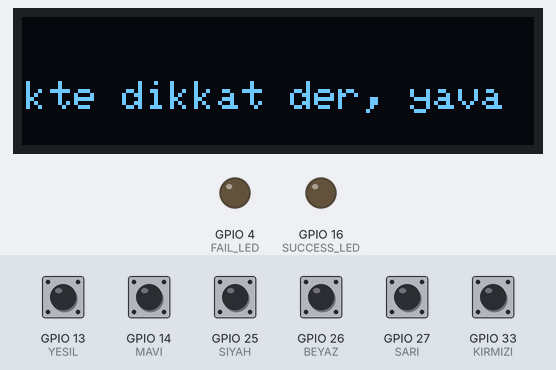
The program below on a simulated ESP32. Shown: 128×32 one-colour display, output pins drawn as LEDs (lit = HIGH). Inputs (shaded band) come from the test bench; at power-on: GPIO 13 (YESIL), GPIO 14 (MAVI), GPIO 25 (SIYAH), GPIO 26 (BEYAZ), GPIO 27 (SARI), GPIO 33 (KIRMIZI) HIGH. Random numbers use the default seed unless the program sets one. At 5.0 s the program stops and its outputs stay as they are.

Above: at 1.8 s.
1.9 s: GPIO 13 (YESIL) pulled LOW for 0.15 s
At 3.0 s:
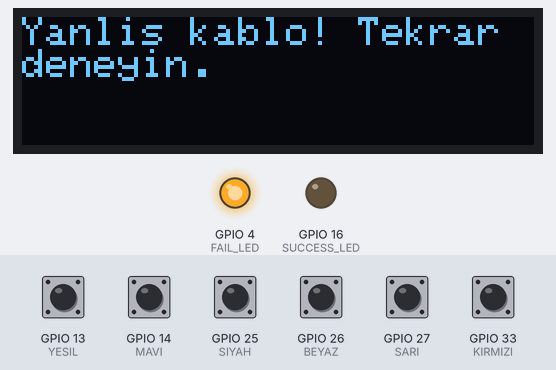
At 4.97 s:
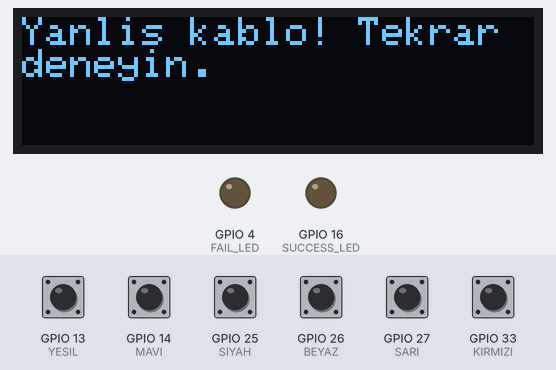
5.0 s: GPIO 27 (SARI) pulled LOW for 0.15 s
At 5.5 s:
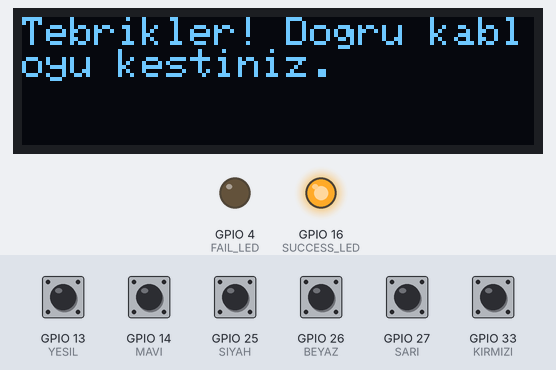
Timing chart, 0 to 6.5 s (numbered marks = the images above; inputs shaded):
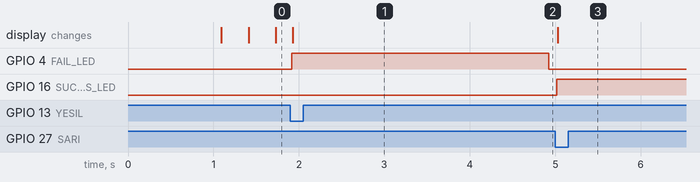

Measured:
- after the input at 1.9 s, GPIO 4 (FAIL_LED): LOW → HIGH at once, → LOW 3.0 s later
- after the input at 5.0 s, GPIO 16 (SUCCESS_LED): LOW → HIGH at once

The program:

main.cpp
```cpp
#include <Wire.h>
#include <Adafruit_GFX.h>
#include <Adafruit_SSD1306.h>

#define SCREEN_WIDTH 128
#define SCREEN_HEIGHT 32
#define SDA_PIN 21
#define SCL_PIN 22

Adafruit_SSD1306 display(SCREEN_WIDTH, SCREEN_HEIGHT, &Wire, -1);

#define MAX_CHARS_PER_LINE (SCREEN_WIDTH / 6)

// Giriş pinleri
#define KIRMIZI 33
#define SIYAH 25
#define BEYAZ 26
#define SARI 27
#define MAVI 14
#define YESIL 13

// Çıkış pinleri (LED'ler)
#define SUCCESS_LED 16
#define FAIL_LED 4

// Bilmece ve cevap
struct Bilmece {
  const char* soru;
  int dogruPin;
};

// Bilmece kategorileri
Bilmece siyah_bilmeceler[] = {
  {"Gecenin ortusu, her seyi gizler, Gozlerimizi kapattigimizda onunla bulusuruz. Bu karanlik nedir?", SIYAH},
  {"Gun isiginin kayboldugu yerde, Sessizlik hukum surer, yildizlar parlar. Hangi renkli ortu geceyi kaplar?", SIYAH},
  {"Guvercinlerin kanatlarinda, Bir damla gokyuzu karanligi tasiyan. Bu koyu renkteki kus nedir?", SIYAH},
  {"Yaz gecelerinde kamp atesi sonduruldugunde, Gozlerimizi acsak da goremeyiz. Bu koyu renkteki perde nedir?", SIYAH},
  {"Murekkep gibi yogun, gece kadar sessiz, Gozlerimizi kapatiriz ve icine dalariz. Bu renk nedir?", SIYAH}
};

Bilmece kirmizi_bilmeceler[] = {
  {"Icinde sicaklik barindirir, yanardag gibi alevlenir, Kalplerin en derin hislerinde bulunur. Bu tutkulu renk nedir?", KIRMIZI},
  {"Gullerin tac yapraklarinda, Aski ve savasi anlatan. Hangi canli renk?", KIRMIZI},
  {"Ilkbaharin habercisi degil, sonbaharin getirdigi degil, Trafikte dur diyen, yanginin uyardigi. Bu belirgin renk nedir?", KIRMIZI},
  {"Parlak bir elma, tatli bir isirik, Hem meyvede hem kalpte bulunur. Hangi cazip renk?", KIRMIZI},
  {"Kanin icinde dolasir, yasami tasir, Hem tehlikenin hem tutkunun simgesi. Bu guclu renk nedir?", KIRMIZI}
};

Bilmece sari_bilmeceler[] = {
  {"Gokyuzunde parlar, isi ve isik verir, Dunya onunla aydinlanir. Bu parlak renk nedir?", SARI},
  {"Altin gibi parlak, yazin habercisi, Her sabah dogar, her aksam batar. Bu sicak renk nedir?", SARI},
  {"Sonbahar yapraklarinin rengi, Goz alici ve parlak. Hangi sicak renk?", SARI},
  {"Civcivlerin tuyleri, balin tatli ozu, Doganin neseli tonu. Hangi parlak renk?", SARI},
  {"Trafikte dikkat der, yavasla der, Kirmizi ile yesilin arasinda. Bu ikaz rengi nedir?", SARI}
};

Bilmece yesil_bilmeceler[] = {
  {"Ormanlarin derinlerinde, yapraklarin ustunde, Huzurun ve tazeliğin rengi. Bu dogal renk nedir?", YESIL},
  {"Ilkbaharin baslangicinda, cimenlerin renginde, Doganin canlanisini temsil eder. Hangi canli renk?", YESIL},
  {"Trafikte ilerle der, yol acar, Hareket ve ozgurluk sembolu. Bu yonlendirici renk nedir?", YESIL},
  {"Nane yapraklarinin kokusu, zeytin agaclarinin rengi, Hem mutfakta hem dogada bulunur. Bu aromatik renk nedir?", YESIL},
  {"Denizlerin altindaki yosunlar, baharin ilk filizleri, Hem serinletir hem rahatlatir. Hangi taze renk?", YESIL}
};

Bilmece mavi_bilmeceler[] = {
  {"Gozlerimizi yukari cevirdigimizde, Sonsuzluk hissi verir, bulutsuz gunlerde. Bu sakin renk nedir?", MAVI},
  {"Denizlerin ve okyanuslarin derinliklerinde, Goz alici ve serinletici. Bu huzurlu renk nedir?", MAVI},
  {"Gecenin ardindan gelen sabah, Gokyuzunde beliren huzur. Bu dingin renk nedir?", MAVI},
  {"Barisin ve sadakatin simgesi, Hem bayraklarda hem denizlerde gorulur. Hangi renk anlatilir burada?", MAVI},
  {"Aksamustu gunes batarken, Gokyuzunde beliren serinlik. Hangi sakin renk?", MAVI}
};

Bilmece beyaz_bilmeceler[] = {
  {"Kar taneleri gibi saf ve temiz, Her yeri kaplar, soguk kis gunlerinde. Bu saf renk nedir?", BEYAZ},
  {"Gelinliklerdeki masumiyet, Isigin birlesimiyle olusur. Bu zarif renk nedir?", BEYAZ},
  {"Pamuk tarlalarinda, bulutlarin arasinda, Huzur ve sukunet verir. Bu saf renk nedir?", BEYAZ},
  {"Gokkusaginin tum renkleri birlesince, Ortaya cikar, her seyin baslangici gibi. Bu aydinlik renk nedir?", BEYAZ},
  {"Kisin toprağı orter, safligin simgesi, Hem kagitta hem karda bulunur. Bu sade renk nedir?", BEYAZ}
};

Bilmece* bilmece_kategorileri[] = {siyah_bilmeceler, kirmizi_bilmeceler, sari_bilmeceler, yesil_bilmeceler, mavi_bilmeceler, beyaz_bilmeceler};
int bilmece_sayilari[] = {5, 5, 5, 5, 5, 5};

Bilmece secilenBilmece;
String secilenBilmeceMetin;

unsigned long lastScrollTime = 0;
const unsigned long scrollInterval = 4; // 10 saniye

void checkAnswer(int pin) {
  if (pin == secilenBilmece.dogruPin) {
    digitalWrite(SUCCESS_LED, HIGH);
    digitalWrite(FAIL_LED, LOW);
    display.clearDisplay();
    display.setCursor(0, 0);
    display.print("Tebrikler! Dogru kabloyu kestiniz.");
    display.display();
    for (;;);
  } else {
    digitalWrite(SUCCESS_LED, LOW);
    digitalWrite(FAIL_LED, HIGH);
    display.clearDisplay();
    display.setCursor(0, 0);
    display.print("Yanlis kablo! Tekrar deneyin.");
    display.display();
  }
  delay(3000);
  digitalWrite(SUCCESS_LED, LOW);
  digitalWrite(FAIL_LED, LOW);
}

void print_display(const char *str, int offset) {
  display.clearDisplay();
  display.setCursor(offset, 16);

  int len = strlen(str);
  if (len > MAX_CHARS_PER_LINE) {
    char buffer[MAX_CHARS_PER_LINE + 1];
    strncpy(buffer, str, MAX_CHARS_PER_LINE);
    buffer[MAX_CHARS_PER_LINE] = '\0';
    display.print(buffer);
  } else {
    display.print(str);
  }

  display.display();
}

void scroll_text(const char *str, int y, int delay_ms) {
  int textWidth = strlen(str) * 6;
  int scrollWidth = textWidth - SCREEN_WIDTH;

  char startBuffer[MAX_CHARS_PER_LINE + 1];
  strncpy(startBuffer, str, MAX_CHARS_PER_LINE);
  startBuffer[MAX_CHARS_PER_LINE] = '\0';
  print_display(startBuffer, 0);
  delay(1000);

  for (int offset = 0; offset <= scrollWidth; offset++) {
    char buffer[MAX_CHARS_PER_LINE + 1];
    int startIndex = offset / 6;
    strncpy(buffer, str + startIndex, MAX_CHARS_PER_LINE);
    buffer[MAX_CHARS_PER_LINE] = '\0';

    print_display(buffer, -(offset % 6));

    if (digitalRead(KIRMIZI) == LOW) {
      checkAnswer(KIRMIZI);
    } else if (digitalRead(SIYAH) == LOW) {
      checkAnswer(SIYAH);
    } else if (digitalRead(BEYAZ) == LOW) {
      checkAnswer(BEYAZ);
    } else if (digitalRead(SARI) == LOW) {
      checkAnswer(SARI);
    } else if (digitalRead(MAVI) == LOW) {
      checkAnswer(MAVI);
    } else if (digitalRead(YESIL) == LOW) {
      checkAnswer(YESIL);
    }

    delay(delay_ms);
  }

  int endIndex = strlen(str) - MAX_CHARS_PER_LINE;
  strncpy(startBuffer, str + endIndex, MAX_CHARS_PER_LINE);
  startBuffer[MAX_CHARS_PER_LINE] = '\0';
  print_display(startBuffer, 0);
  delay(1000);
}

void setup() {
  Serial.begin(9600);

  Wire.begin(SDA_PIN, SCL_PIN);
  if (!display.begin(SSD1306_SWITCHCAPVCC, 0x3C)) {
    Serial.println(F("SSD1306 baslatilamadi. Baglantiyi kontrol edin."));
    for (;;);
  }
  display.clearDisplay();
  display.setTextSize(1);
  display.setTextColor(SSD1306_WHITE);

  pinMode(KIRMIZI, INPUT_PULLUP);
  pinMode(SIYAH, INPUT_PULLUP);
  pinMode(BEYAZ, INPUT_PULLUP);
  pinMode(SARI, INPUT_PULLUP);
  pinMode(MAVI, INPUT_PULLUP);
  pinMode(YESIL, INPUT_PULLUP);

  pinMode(SUCCESS_LED, OUTPUT);
  pinMode(FAIL_LED, OUTPUT);

  digitalWrite(SUCCESS_LED, LOW);
  digitalWrite(FAIL_LED, LOW);

  randomSeed(analogRead(0));
  int renk_indeksi = random(0, sizeof(bilmece_kategorileri) / sizeof(bilmece_kategorileri[0]));
  int bilmece_indeksi = random(0, bilmece_sayilari[renk_indeksi]);
  secilenBilmece = bilmece_kategorileri[renk_indeksi][bilmece_indeksi];

  secilenBilmeceMetin = String(secilenBilmece.soru);
  print_display(secilenBilmeceMetin.c_str(), 0);
}

void loop() {
  unsigned long currentMillis = millis();

  if (digitalRead(KIRMIZI) == LOW) {
    checkAnswer(KIRMIZI);
  } else if (digitalRead(SIYAH) == LOW) {
    checkAnswer(SIYAH);
  } else if (digitalRead(BEYAZ) == LOW) {
    checkAnswer(BEYAZ);
  } else if (digitalRead(SARI) == LOW) {
    checkAnswer(SARI);
  } else if (digitalRead(MAVI) == LOW) {
    checkAnswer(MAVI);
  } else if (digitalRead(YESIL) == LOW) {
    checkAnswer(YESIL);
  }

  if (currentMillis - lastScrollTime >= scrollInterval) {
    scroll_text(secilenBilmeceMetin.c_str(), 16, 10);
    lastScrollTime = currentMillis;
  }
}
```
